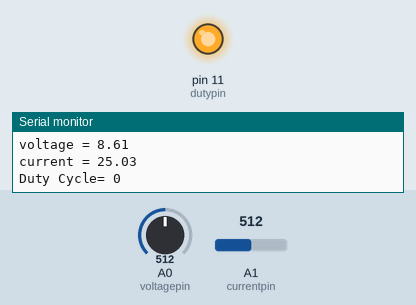
A sketch run on a simulated Arduino Uno, built with avr-gcc and run on an emulated ATmega328P. Parts: output pins drawn as LEDs (lit = HIGH), the last lines printed to the serial monitor. Inputs (shaded band) come from the test bench; at power-on: A1 (currentpin) = 512, A0 (voltagepin) = 512.

Above: at 1.2 s.
1.3 s: A1 (currentpin) set to 116
2.8 s: A1 (currentpin) set to 98
At 3.6 s:
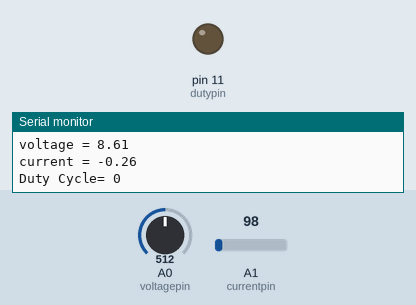
4.3 s: A1 (currentpin) set to 122
At 5.2 s:
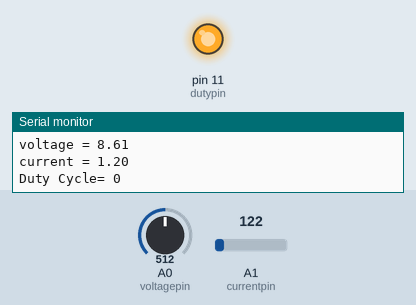
5.9 s: A0 (voltagepin) set to 576
8.9 s: A0 (voltagepin) set to 612
10.4 s: A1 (currentpin) set to 0
At 11.3 s:
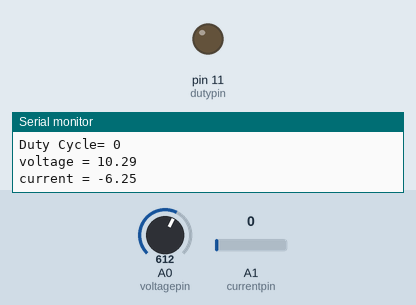
Timing chart, 0 to 12.9 s (numbered marks = the images above; inputs shaded):
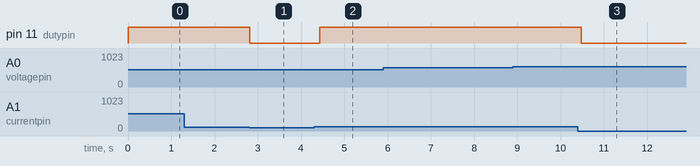

The sketch:

Charger_code.ino
```cpp
float voltage;
float voltage_plus;
float current;
int voltagepin = A0;
int currentpin = A1;
int dutypin = 11; //Output pin
int duty;//Duty cycle


void setup(){

Serial.begin(9600);

pinMode(dutypin, OUTPUT);
pinMode(voltagepin, INPUT);
pinMode(currentpin, INPUT);


}
 void loop()
{

  voltage_plus = (((analogRead(voltagepin))/1023.0)*17.2);

  current = (((analogRead(currentpin)/1023.0)*62.5)-6.25);


  if (current>=0.5)
  {
    digitalWrite(dutypin,HIGH);

  }

  if (current <0.5)

  {
   digitalWrite(dutypin,LOW);

  }


Serial.print("voltage = ");
Serial.println(voltage_plus);
Serial.print("current = ");
Serial.println(current);
Serial.print("Duty Cycle= ");
Serial.println(duty);
delay(200);


}
```

Measured:
- the behaviour switches between 111 and 110 on A1 (currentpin) (found by bisection; images 0 and 1)
- after the input at 2.8 s, pin 11 (dutypin): HIGH → LOW at once
- after the input at 4.3 s, pin 11 (dutypin): LOW → HIGH after 0.13 s
- after the input at 10.4 s, pin 11 (dutypin): HIGH → LOW after 0.07 s
